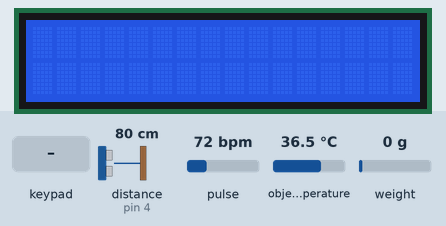
A sketch run on a simulated Arduino Mega 2560, built with avr-gcc and run on an emulated ATmega2560. Shown: 16×2 character LCD. Inputs (shaded band) come from the test bench; at power-on: distance to the obstacle (sensor on pin 4) 80 cm, pulse 72 bpm, object temperature 36.5 °C, weight on the scale 0 g. The echo pulse lasts 58.3 µs per cm; EEPROM starts erased.

Above: at 4.2 s.
4.3 s: keypad keys 2 9 2 8 2 7 2 6 # pressed 0.4 s apart
At 8.1 s:
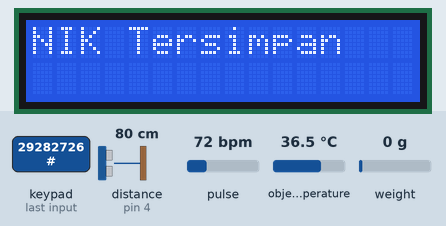
9.4 s: key 'C' pressed
At 10.7 s:
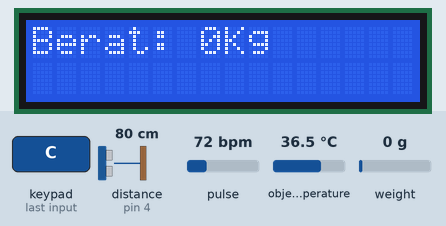
11.0 s: key 'A' pressed
At 13.0 s:
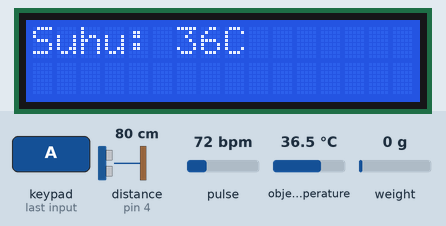
14.0 s: keypad keys 2 9 2 8 2 7 2 6 * pressed 0.4 s apart
At 17.6 s:
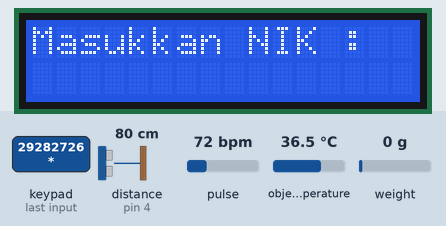
19.1 s: key 'B' pressed
At 20.3 s:
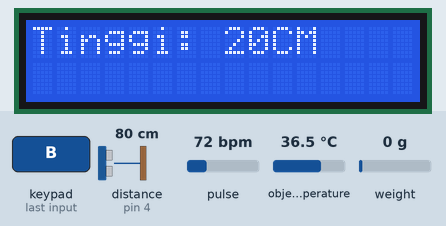
20.6 s: keypad keys 2 9 2 8 2 7 2 6 D pressed 0.4 s apart
At 24.8 s:
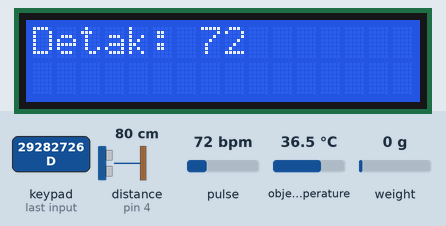
Timing chart, 0 to 26.3 s (numbered marks = the images above; inputs shaded):
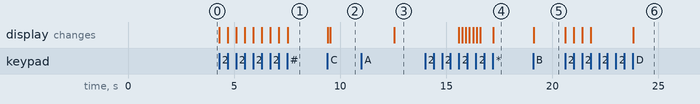

Measured:
- after the input at 4.3 s, the display: first changes at once (image 1 shows a later state)
- after the input at 9.4 s, the display: first changes at once (image 2 shows a later state)
- after the input at 11.0 s, the display: changes after 1.6 s (image 3)
- after the input at 14.0 s, the display: first changes after 1.6 s (image 4 shows a later state)
- after the input at 19.1 s, the display: changes at once (image 5)
- after the input at 20.6 s, the display: first changes at once (image 6 shows a later state)

The sketch:

Arduino_Sandu.ino
```cpp
#define USE_ARDUINO_INTERRUPTS true
#include <PulseSensorPlayground.h>
#include <Wire.h>
#include <Adafruit_MLX90614.h>
#include<EEPROM.h>
#include <Keypad.h>
#include <LiquidCrystal_I2C.h>
#include <HX711.h>

#include <SoftwareSerial.h>
LiquidCrystal_I2C lcd(0x27, 16, 2);
SoftwareSerial espSerial(48, 49);

const byte rows = 4;
const byte columns = 4;
char hexaKeys[rows][columns] = {
{'1','2','3','A'},
{'4','5','6','B'},
{'7','8','9','C'},
{'*','0','#','D'}
};

byte row_pins[rows] = {29,28,27,26};
byte column_pins[columns] = {25,24,23,22};
Keypad keypad_key = Keypad( makeKeymap(hexaKeys), row_pins, column_pins, rows, columns);
int cursorColumn = 0;

Adafruit_MLX90614 mlx = Adafruit_MLX90614();
#define ECHOPIN 4
#define TRIGPIN 5
#define DOUT 3
#define CLK  2

const int PulseWire = 0;
int Threshold = 550;
PulseSensorPlayground pulseSensor;
int H2,HT,H1;
HX711 scale(DOUT, CLK);
int suhu, myBPM, berat;

float calibration_factor = 115000;
char data[40];
int s0 = 0;
int b0 = 0;
int t0 = 0;
int d0 = 0;

void setup(){
  lcd.init(); // initialize the lcd
  lcd.backlight();

  pinMode(ECHOPIN,INPUT);
  pinMode(TRIGPIN,OUTPUT);
  delay(1000);
  HT = 100;

  mlx.begin();
  scale.set_scale();
  scale.tare();
  long zero_factor = scale.read_average();
  pulseSensor.analogInput(PulseWire);
  pulseSensor.setThreshold(Threshold);
}

void tinggi_badan(){
  digitalWrite(TRIGPIN,LOW);
  delayMicroseconds(2);
  digitalWrite(TRIGPIN,HIGH);
  delayMicroseconds(10);
  digitalWrite(TRIGPIN,LOW);
  int distance = pulseIn(ECHOPIN,HIGH);
  distance = distance/58;
  H2=HT-distance;
  lcd.clear();
  lcd.setCursor(0,0);
  lcd.print("Tinggi: ");
  lcd.print(H2);
  lcd.print("CM");
  sprintf(data, "%d,%d,%d,%d", s0, H2, b0, d0);
  espSerial.println(data);
  delay(1000);
}

void pulse_heart(){
  myBPM = pulseSensor.getBeatsPerMinute();

  if (pulseSensor.sawStartOfBeat()) {
    lcd.clear();
    lcd.setCursor(0,0);
    lcd.print("Detak: ");
    lcd.print(myBPM);
  }
  sprintf(data, "%d,%d,%d,%d", s0, t0, b0, myBPM);
  espSerial.println(data);
  delay(1000);
}

void suhu_badan(){
  suhu = mlx.readObjectTempC();
  lcd.clear();
  lcd.setCursor(0,0);
  lcd.print("Suhu: ");
  lcd.print(suhu);
  lcd.print("C");
  sprintf(data, "%d,%d,%d,%d", suhu, t0, b0, d0);
  espSerial.println(data);
  delay(3000);
}

void berat_badan(){
  scale.set_scale(calibration_factor); //sesuaikan hasil pembacaan dengan nilai kalibrasi
  berat = scale.get_units();
  lcd.clear();
  lcd.setCursor(0,0);
  lcd.print("Berat: ");
  lcd.print(berat);
  lcd.print("Kg");
  delay(2000);

  if(Serial.available())
  {
    char temp = Serial.read();
    if(temp == '+' || temp == 'a')
      calibration_factor += 10;
    else if(temp == '-' || temp == 'z')
      calibration_factor -= 10;
  }
  sprintf(data, "%d,%d,%d,%d", s0, t0, berat, d0);
  espSerial.println(data);
  delay(1000);
}

void loop(){
  static char userinput[16];
  static int count = 0;
  char number;
  char key = keypad_key.getKey();

  if (key != NO_KEY)
  {
    lcd.print(key);
  }

  switch (key)
  {
    case NO_KEY:
      // nothing to do
      break;

    case '*':
      lcd.clear();
      lcd.setCursor(0, 0);
      lcd.print("Masukkan NIK :");
      // clear the current user input
      lcd.setCursor(0, 1);
      memset(userinput, 0, sizeof(userinput));
      number=(userinput, 0, sizeof(userinput));
      // reset the counter
      count = 0;
      break;

    case '#':           //Store number to memory
      EEPROM.write(0, number);
      for (int i = 0; i <= count; i++) {
        lcd.setCursor(i, 2);
        number = userinput[i];
      }
      lcd.clear();
      lcd.print("NIK Tersimpan");
      break;

    case 'A':
      suhu_badan();
    break;

    case 'B':
      tinggi_badan();
    break;

    case 'C':
      berat_badan();
    break;

    case 'D':
      pulse_heart();
    break;

    default:
      // if not 10 characters yet
      if (count <=16)
      {
        // add key to userinput array and increment counter
        userinput[count++] = key;
      }
      break;
  }
}
```
